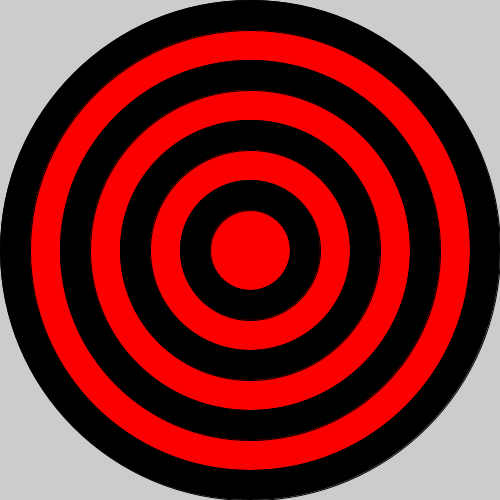
Frame 1 (no input)
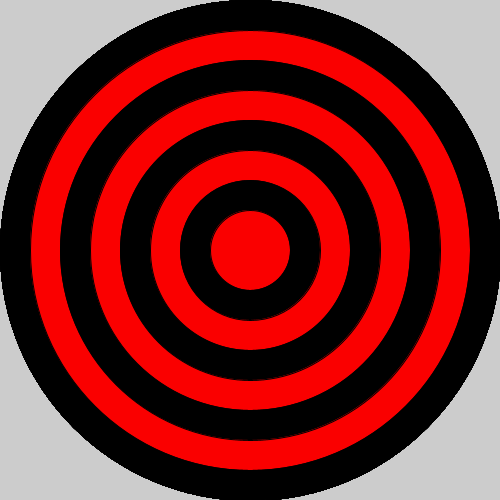
Frame 60 (the mouse pressed at the canvas centre just before this capture)
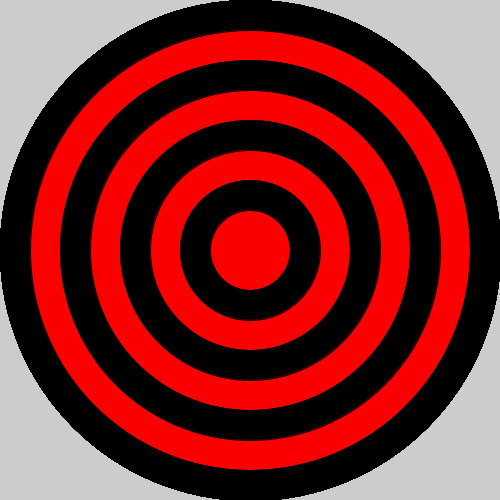
Frame 120 (the mouse held since frame 60 and released just before this capture)

The Processing sketch that drew these frames (run headless with seeded random() and noise(); from frame 60 on, the mouse is pressed at the canvas centre):

// Processing sketch: bullseye
// ── bullseye.pde

void setup() {
 
  // set the size of your sketch
  size(500,500);
}

void draw() {
  for(int i=0;i<8;i++){
  //Starting with the largest ellipse, use a for loop to draw a bullseye with ellipses.
  if(i%2==0){
  fill(0,0,0);
  }
  else{
  fill(250,0,0);
  }
  ellipse(250,250,500-i*60,500-i*60);
  //Use an if statement and modulo to alternate the color of your rings.
  } 
}
